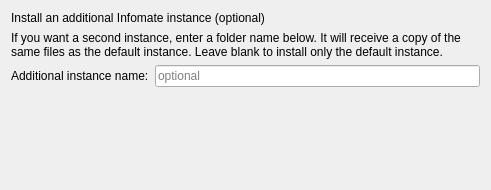
<?xml version="1.0" encoding="UTF-8"?>
<ui version="4.0">
 <class>AdditionalInstanceWidget</class>
 <widget class="QWidget" name="AdditionalInstanceWidget">
  <property name="geometry">
   <rect>
    <x>0</x>
    <y>0</y>
    <width>491</width>
    <height>190</height>
   </rect>
  </property>
  <property name="minimumSize">
   <size>
    <width>491</width>
    <height>190</height>
   </size>
  </property>
  <property name="windowTitle">
   <string>Additional Instance</string>
  </property>
  <layout class="QVBoxLayout" name="verticalLayout">
   <item>
    <widget class="QLabel" name="titleLabel">
     <property name="text">
      <string>Install an additional Infomate instance (optional)</string>
     </property>
    </widget>
   </item>
   <item>
    <widget class="QLabel" name="descLabel">
     <property name="text">
      <string>If you want a second instance, enter a folder name below. It will receive a copy of the same files as the default instance. Leave blank to install only the default instance.</string>
     </property>
     <property name="wordWrap">
      <bool>true</bool>
     </property>
    </widget>
   </item>
   <item>
    <layout class="QHBoxLayout" name="horizontalLayout">
     <item>
      <widget class="QLabel" name="fieldLabel">
       <property name="text">
        <string>Additional instance name:</string>
       </property>
      </widget>
     </item>
     <item>
      <widget class="QLineEdit" name="instanceNameEdit">
       <property name="placeholderText">
        <string>optional</string>
       </property>
      </widget>
     </item>
    </layout>
   </item>
   <item>
    <spacer name="verticalSpacer">
     <property name="orientation">
      <enum>Qt::Vertical</enum>
     </property>
     <property name="sizeHint" stdset="0">
      <size>
       <width>20</width>
       <height>40</height>
      </size>
     </property>
    </spacer>
   </item>
  </layout>
 </widget>
 <resources/>
 <connections/>
</ui>
